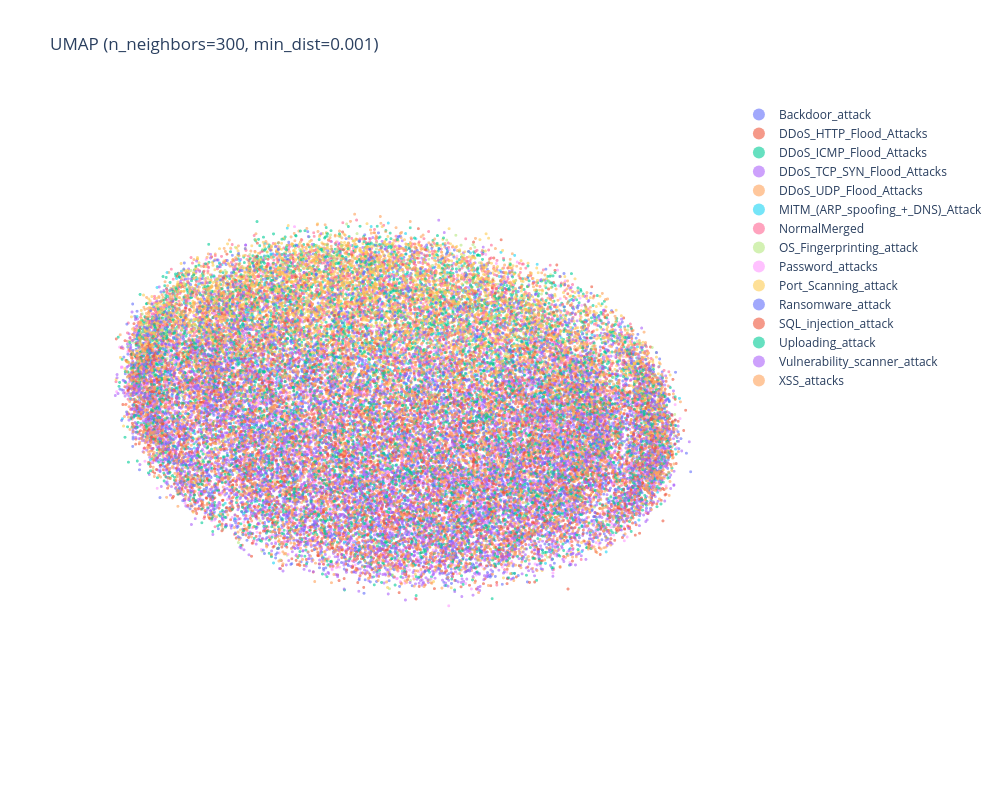

Source (notebook cell):
### Code cell
DATA_DIR = Path("Outputs/Embeddings/PacketEmbeddings_AutoEncoder/Untrained")
SEED = 42
X, labels = load_data(DATA_DIR, seed=SEED)
fig = plot_umap(X, labels)

### Figure 1 — Plotly figure (JSON) as saved in the notebook; plotly's stock layout.template omitted (floating-point values rounded to 4 significant figures; data arrays with more than 128 entries replaced by an {"elided": "..."} marker saying what was removed)
{"data": [{"hovertemplate": "Backdoor_attack<extra></extra>", "marker": {"opacity": 0.6, "size": 3}, "mode": "markers", "name": "Backdoor_attack", "type": "scattergl", "x": {"elided": "3333 float values"}, "y": {"elided": "3333 float values"}}, {"hovertemplate": "DDoS_HTTP_Flood_Attacks<extra></extra>", "marker": {"opacity": 0.6, "size": 3}, "mode": "markers", "name": "DDoS_HTTP_Flood_Attacks", "type": "scattergl", "x": {"elided": "3333 float values"}, "y": {"elided": "3333 float values"}}, {"hovertemplate": "DDoS_ICMP_Flood_Attacks<extra></extra>", "marker": {"opacity": 0.6, "size": 3}, "mode": "markers", "name": "DDoS_ICMP_Flood_Attacks", "type": "scattergl", "x": {"elided": "3333 float values"}, "y": {"elided": "3333 float values"}}, {"hovertemplate": "DDoS_TCP_SYN_Flood_Attacks<extra></extra>", "marker": {"opacity": 0.6, "size": 3}, "mode": "markers", "name": "DDoS_TCP_SYN_Flood_Attacks", "type": "scattergl", "x": {"elided": "3333 float values"}, "y": {"elided": "3333 float values"}}, {"hovertemplate": "DDoS_UDP_Flood_Attacks<extra></extra>", "marker": {"opacity": 0.6, "size": 3}, "mode": "markers", "name": "DDoS_UDP_Flood_Attacks", "type": "scattergl", "x": {"elided": "3333 float values"}, "y": {"elided": "3333 float values"}}, {"hovertemplate": "MITM_(ARP_spoofing_+_DNS)_Attack<extra></extra>", "marker": {"opacity": 0.6, "size": 3}, "mode": "markers", "name": "MITM_(ARP_spoofing_+_DNS)_Attack", "type": "scattergl", "x": {"elided": "1199 float values"}, "y": {"elided": "1199 float values"}}, {"hovertemplate": "NormalMerged<extra></extra>", "marker": {"opacity": 0.6, "size": 3}, "mode": "markers", "name": "NormalMerged", "type": "scattergl", "x": {"elided": "3333 float values"}, "y": {"elided": "3333 float values"}}, {"hovertemplate": "OS_Fingerprinting_attack<extra></extra>", "marker": {"opacity": 0.6, "size": 3}, "mode": "markers", "name": "OS_Fingerprinting_attack", "type": "scattergl", "x": {"elided": "1158 float values"}, "y": {"elided": "1158 float values"}}, {"hovertemplate": "Password_attacks<extra></extra>", "marker": {"opacity": 0.6, "size": 3}, "mode": "markers", "name": "Password_attacks", "type": "scattergl", "x": {"elided": "3333 float values"}, "y": {"elided": "3333 float values"}}, {"hovertemplate": "Port_Scanning_attack<extra></extra>", "marker": {"opacity": 0.6, "size": 3}, "mode": "markers", "name": "Port_Scanning_attack", "type": "scattergl", "x": {"elided": "3333 float values"}, "y": {"elided": "3333 float values"}}, {"hovertemplate": "Ransomware_attack<extra></extra>", "marker": {"opacity": 0.6, "size": 3}, "mode": "markers", "name": "Ransomware_attack", "type": "scattergl", "x": {"elided": "3333 float values"}, "y": {"elided": "3333 float values"}}, {"hovertemplate": "SQL_injection_attack<extra></extra>", "marker": {"opacity": 0.6, "size": 3}, "mode": "markers", "name": "SQL_injection_attack", "type": "scattergl", "x": {"elided": "3333 float values"}, "y": {"elided": "3333 float values"}}, {"hovertemplate": "Uploading_attack<extra></extra>", "marker": {"opacity": 0.6, "size": 3}, "mode": "markers", "name": "Uploading_attack", "type": "scattergl", "x": {"elided": "3333 float values"}, "y": {"elided": "3333 float values"}}, {"hovertemplate": "Vulnerability_scanner_attack<extra></extra>", "marker": {"opacity": 0.6, "size": 3}, "mode": "markers", "name": "Vulnerability_scanner_attack", "type": "scattergl", "x": {"elided": "3333 float values"}, "y": {"elided": "3333 float values"}}, {"hovertemplate": "XSS_attacks<extra></extra>", "marker": {"opacity": 0.6, "size": 3}, "mode": "markers", "name": "XSS_attacks", "type": "scattergl", "x": {"elided": "3333 float values"}, "y": {"elided": "3333 float values"}}], "layout": {"height": 800, "legend": {"itemclick": "toggle", "itemdoubleclick": "toggleothers", "itemsizing": "constant"}, "title": {"text": "UMAP (n_neighbors=300, min_dist=0.001)"}, "width": 1000, "xaxis": {"showgrid": false, "showticklabels": false, "zeroline": false}, "yaxis": {"scaleanchor": "x", "scaleratio": 1, "showgrid": false, "showticklabels": false, "zeroline": false}}}
